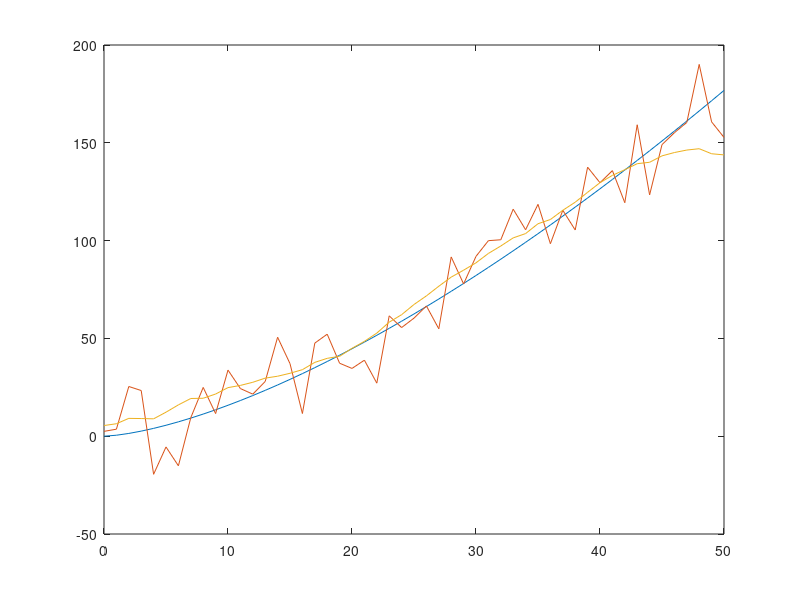

Recreate this plot in MATLAB.
  x = [0];
  y = [0];
  windowSize = [8, 5];


% graph initilial function
for i = 1:50
  x = [x; i];
  y = [y; i ^ 1.5 * .5];
endfor
plot(x, y);
hold on;

% graph salted data
index = 1
while(index <= length(x))
 y(index) = y(index) + (rand * 50 - 25);
 index = index + 1;
endwhile

plot(x, y)

% graph smoothed function
index = 1;
windowIndex = 1;
while(windowIndex <= length(windowSize))
  while(index <= length(x))
    avg = 0;
    sum = 0;

    leftWindow = min(windowSize(windowIndex), index - 1);
    subIndex = 1;
    while (subIndex <= leftWindow)
      sum = sum + y(index - subIndex);
      subIndex = subIndex + 1;
      avg = avg + 1;
    endwhile

    rightWindow = min(windowSize(windowIndex), length(x) - index);
    subIndex = 1;
    while (subIndex <= rightWindow)
      sum = sum + y(index + subIndex);
      subIndex = subIndex + 1;
      avg = avg + 1;
    endwhile

    sum = sum + y(index);
    avg = avg + 1;

    if avg > 0
      y(index) = sum / avg;
    endif

    index = index + 1;
  endwhile
  windowIndex = windowIndex + 1;
endwhile

plot(x, y);

hold off;

